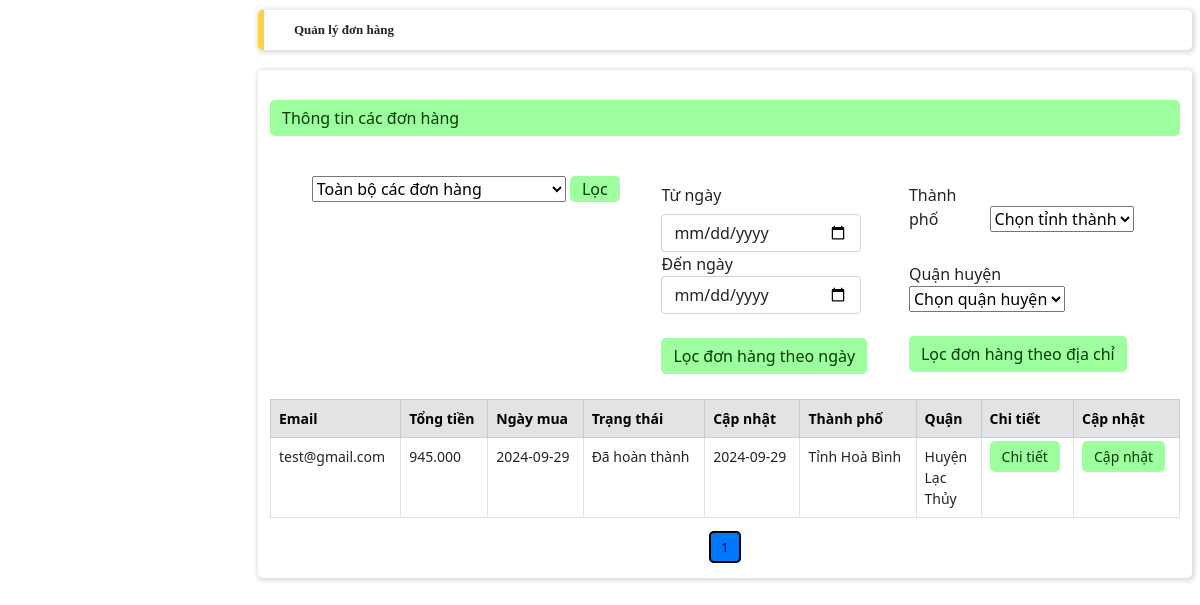
The app's page /adminhoadon.php with its own data.
### tables this page shows
CREATE TABLE `orders` (
  `id` int(11) NOT NULL,
  `customer_name` varchar(255) DEFAULT NULL,
  `customer_address` varchar(255) DEFAULT NULL,
  `customer_email` varchar(255) DEFAULT NULL,
  `customer_phone_number` varchar(20) DEFAULT NULL,
  `total_price` decimal(10,2) DEFAULT NULL,
  `status` varchar(50) DEFAULT 'Đang xử lý',
  `created_at` timestamp NOT NULL DEFAULT current_timestamp(),
  `user_id` int(11) NOT NULL,
  `delivery_at` date DEFAULT NULL,
  `city` varchar(255) DEFAULT NULL,
  `district` varchar(255) DEFAULT NULL,
  `pay_method` varchar(255) DEFAULT NULL
);

### adminhoadon.php (the view, shortened to what this page needs)
<?php
include('./config.php');
if (isset($_GET['page'])) {
    $page = $_GET['page'];
} else {
    $page = 1;
}
$rowperpage = 5;
$perRow = $page * $rowperpage - $rowperpage;
if (isset($_POST['nutloctrangthaidonhang']) || isset($_GET['nutloctrangthaidonhang'])) {
    if (isset($_POST['trangthaidonhang'])) {
        $trangthaidonhang = $_POST['trangthaidonhang'];
    } else {
        $trangthaidonhang = $_GET['trangthaidonhang'];
    }
    if ($trangthaidonhang == 'toanbodonhang') {
        $sqlphantrang =  "SELECT * FROM orders  ORDER BY id DESC LIMIT $perRow,$rowperpage";
        $queryphantrang = mysqli_query($conn, $sqlphantrang);
        $totalRow = mysqli_num_rows(mysqli_query($conn, "SELECT * FROM orders"));
        $totalPage = ceil($totalRow / $rowperpage);
        $listPage = "";
        for ($i = 1; $i <= $totalPage; $i++) {
            if ($page == $i) {
                $listPage .= '<a href="#" class="phan_trang active" style="background-color: #0077FF">' . $i . '</a>';
            } else {
                $listPage .= '<a href="./admin.php?adminlayout=quanlydonhang&page=' . $i . '" class="phan_trang">' . $i . '</a>';
            }
        }
    } else if ($trangthaidonhang == 'dahoanthanh') {
        $sqlphantrang =  "SELECT * FROM orders WHERE status='Đã hoàn thành'  ORDER BY id DESC LIMIT $perRow,$rowperpage";
        $queryphantrang = mysqli_query($conn, $sqlphantrang);
        $totalRow = mysqli_num_rows(mysqli_query($conn, "SELECT * FROM orders WHERE status!='Đang xử lý'"));
        $totalPage = ceil($totalRow / $rowperpage);
        $listPage = "";
        for ($i = 1; $i <= $totalPage; $i++) {
            if ($page == $i) {
                $listPage .= '<a href="#" class="phan_trang active" style="background-color: #0077FF">' . $i . '</a>';
            } else {
                $listPage .= '<a href="./admin.php?adminlayout=quanlydonhang&nutloctrangthaidonhang&trangthaidonhang=' . $trangthaidonhang . '&page=' . $i . '" class="phan_trang">' . $i . '</a>';
            }
        }
    } else if ($trangthaidonhang == 'chuahoanthanh') {
        $sqlphantrang =  "SELECT * FROM orders WHERE status!='Đã hoàn thành'  ORDER BY id DESC LIMIT $perRow,$rowperpage";
        $queryphantrang = mysqli_query($conn, $sqlphantrang);
        $totalRow = mysqli_num_rows(mysqli_query($conn, "SELECT * FROM orders WHERE status='Đang xử lý'"));
        $totalPage = ceil($totalRow / $rowperpage);
        $listPage = "";
        for ($i = 1; $i <= $totalPage; $i++) {
            if ($page == $i) {
                $listPage .= '<a href="#" class="phan_trang active" style="background-color: #0077FF">' . $i . '</a>';
            } else {
                $listPage .= '<a href="./admin.php?adminlayout=quanlydonhang&nutloctrangthaidonhang&trangthaidonhang=' . $trangthaidonhang . '&page=' . $i . '" class="phan_trang">' . $i . '</a>';
            }
        }
    }
} else {
    $sqlphantrang =  "SELECT * FROM orders  ORDER BY id DESC LIMIT $perRow,$rowperpage";
    $queryphantrang = mysqli_query($conn, $sqlphantrang);
    $totalRow = mysqli_num_rows(mysqli_query($conn, "SELECT * FROM orders"));
    $totalPage = ceil($totalRow / $rowperpage);
    $listPage = "";
    for ($i = 1; $i <= $totalPage; $i++) {
        if ($page == $i) {
            $listPage .= '<a href="#" class="phan_trang active" style="background-color: #0077FF">' . $i . '</a>';
        } else {
            $listPage .= '<a href="./admin.php?adminlayout=quanlydonhang&page=' . $i . '" class="phan_trang">' . $i . '</a>';
        }
    }
}
?>
<!DOCTYPE html>
<html lang="en">
<head>
    <link rel="stylesheet" type="text/css" href="./admin.css">
    <link rel="stylesheet" href="https://cdnjs.cloudflare.com/ajax/libs/bootstrap/5.0.2/css/bootstrap.min.css">
    <link rel="stylesheet" href="https://cdnjs.cloudflare.com/ajax/libs/font-awesome/6.4.0/css/all.min.css">
</head>
<body>
    <div class="content">
        <div class="row">
            <div class="title col-12 box_shadow">
                <b>Quản lý đơn hàng</b>
            </div>
        </div>
        <div class="row main_frame box_card box_shadow">
            <div class="element_btn">
                <div>
                    <p class="addnew_btn">Thông tin các đơn hàng</p></br>
                    <div class="loc" style="padding-left: 0px!important;">
                        <div id="divchonloc">
                            <div>
                                <form action="./admin.php?adminlayout=quanlydonhang" method="POST">
                                    <select aria-label="Default select example" name="trangthaidonhang">
                                        <option value="toanbodonhang" selected>Toàn bộ các đơn hàng</option>
                                    </select>
                                    <button type="submit" class="addnew_btn" name="nutloctrangthaidonhang" style="padding:1px 12px; border:0;">Lọc</button>
                                </form>
                            </div>
                            <div>
                                <form action="./admin.php?adminlayout=quanlydonhang" method="POST">
                                    <label class="col-4 col-form-label">Từ ngày</label>
                                    <div class="col-8">
                                        <input type="date" name="ngaytruoc" class="form-control" min="1900-01-01" max="9999-12-31" style="width:200px" required>
                                    </div>
                                    <span class="col-4 col-form-label">Đến ngày</span>
                                    <div class="col-8">
                                        <input type="date" name="ngaysau" class="form-control" min="1900-01-01" max="9999-12-31" style="width:200px" required>
                                    </div></br>
                                    <button type="submit" class="addnew_btn" name="nutlocngaydonhang" style="border:0;">Lọc đơn hàng theo ngày</button></br>
                                </form>
                            </div>
                            <div>
                                <form action="./admin.php?adminlayout=quanlydonhang" method="POST">
                                    <label class="col-4 col-form-label">Thành phố</label>
                                    <select name="tinhthanh" id="city" required>
                                        <option value="" selected disabled>Chọn tỉnh thành</option>
                                    </select>
                                    <span class="col-4 col-form-label">Quận huyện</span></br>
                                    <select name="quanhuyen" id="district" >
                                        <option value="" selected>Chọn quận huyện</option>
                                    </select></br></br>
                                    <button type="submit" class="addnew_btn" name="nutlocdiachidonhang" style="border:0;">Lọc đơn hàng theo địa chỉ</button></br>
                                </form>
                            </div>
                        </div>
                    </div>
                </div>
            </div>
            <div class="table-responsive-lg">
                <table class="table table-bordered">
                    <form action="" method="post">
                        <thead>
                            <tr class="table-secondary">
                                <th scope="col">Email</th>
                                <th scope="col">Tổng tiền</th>
                                <th scope="col">Ngày mua</th>
                                <th scope="col">Trạng thái</th>
                                <th scope="col">Cập nhật</th>
                                <th scope="col">Thành phố</th>
                                <th scope="col">Quận</th>
                                <th scope="col">Chi tiết</th>
                                <th scope="col">Cập nhật</th>
                            </tr>
                        </thead>
                        <tbody>
                            <?php
                            while ($row = mysqli_fetch_assoc($queryphantrang)) {
                                echo '<tr>
                       <td>' . $row['customer_email'] . '</td>
                       <td>' . number_format($row['total_price'], 0, ".", ".") . '</td>
                       <td>' . date('Y-m-d', strtotime($row['created_at'])) . '</td>
                       <td>' . $row['status'] . '</td>
                       <td>' . $row['delivery_at'] . '</td>
                       <td>' . $row['city'] . '</td>
                       <td style="width:65px;">' . $row['district'] . '</td>
                       <td><a href="./admin.php?adminlayout=adminchitietdonhang&page=' . $page . '&id_donhang=' . $row['id'] . '" class="addnew_btn">Chi tiết</a></td>
                       <td><a href="./admin.php?adminlayout=capnhatdonhang&page=' . $page . '&id_donhang=' . $row['id'] . '" class="addnew_btn">Cập nhật</a></td>
                        </tr>';
                            }
                            ?>
                        </tbody>
                    </form>
                </table>
            </div>
            <div class="category_paging">
                <?php
                echo $listPage;
                ?>
            </div>
        </div>
    </div>
</body>
</html>

### admin.css (style rules this page uses)
* { margin: 0; padding: 0; box-sizing: border-box; }
a { text-decoration: none; }
body { font-family: Roboto; background-color: #f5f5f5; }
.container, .row { padding: 0; margin: 0; }
.main_frame { padding: 20px 0 0 0; }
.content { margin-left: 250px; padding: 10px 20px 40px 20px; justify-content: center; }
.content .title { font-family: Roboto-Bold; font-size: 13px; background-color: #ffffff; border-radius: 5px; border-left: 6px solid #ffd43b; padding: 10px 30px; margin-bottom: 20px; }
.box_shadow { box-shadow: 1px 1px 5px 2px rgba(0, 0, 0, 0.14); }
.box_card { border-radius: 5px; margin-bottom: 20px; background-color: #ffffff; }
.element_btn { padding: 10px; text-align: left; }
.addnew_btn { color: #003c00; background-color: #9dff9d; padding: 6px 12px; border-radius: 5px; }
.table { margin-top: 15px; }
.table th, .table td { font-size: 14px; padding: 12px; }
.table, td, th { border-collapse: collapse; border: 1px solid #c8c7c7; }
.table thead { background-color: #dddddd; }
.title, tr { text-align: left; }
table { width: 98%; }
.loc { padding-left: 100px; }
.category_paging { padding-bottom: 20px; text-align: center; }
.phan_trang { color: black; font-size: 13px; border: 2px solid black; border-radius: 5px; margin: 10px 5px; padding: 5px 10px; }
.menu a, .element_btn a, tbody td a, .category_paging a { text-decoration: none; }
.main_frame { align-items: center; }

### adminhoadon.php (style rules this page uses)
div #divchonloc { display: flex; justify-content: space-evenly; }

### records on screen
orders: customer_email "test@gmail.com", total_price "945.000", created_at "2024-09-29", status "Đã hoàn thành", delivery_at "2024-09-29", city "Tỉnh Hoà Bình", district "Huyện Lạc Thủy"
